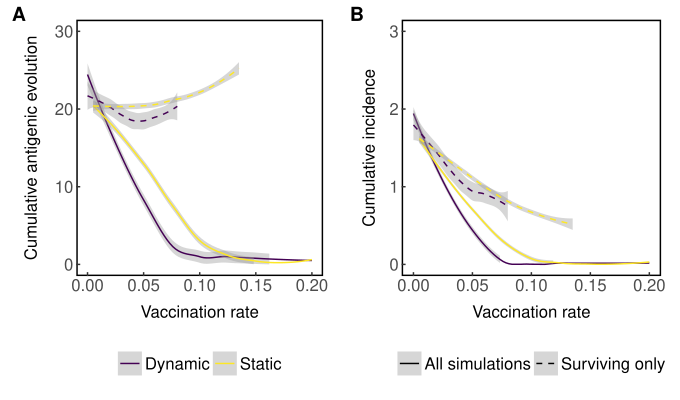

Write the R code that produced this figure.
library(RSQLite)
library(ggplot2)
library(sensitivity)
library(gridExtra)
library(grid)
library(scales)
library(viridis)
library(plyr)
library(cowplot)

textSize = 12
pointSize = 1.0
lineSize = 1
dynamicDir = '../../analysis/breadth_1_density/vaccine/'
staticDir = '../../analysis/static_density/vaccine/'
resultsDirs = c(dynamicDir,staticDir)

plot_themes  = 	theme_classic() +
				theme(axis.line = element_line(size=1)) +
				theme(axis.ticks = element_line(size=0.5)) +
				theme(axis.ticks.length = unit(-0.1,'cm')) +
				theme(axis.title.x=element_text(size=textSize)) + 
				theme(axis.text.x=element_text(size= textSize, margin=margin(5,5,5,5,'pt'))) + 
				theme(axis.title.y=element_text(size= textSize)) +
				theme(axis.text.y=element_text(size= textSize, margin=margin(5,5,5,5,'pt'))) +
				theme(plot.title=element_text(size=textSize+2)) +
				theme(plot.margin=unit(c(5,5,5,5),'mm')) +
				theme(legend.title=element_text(size=textSize)) +
				theme(legend.text=element_text(size=textSize)) +
				theme(legend.position ='bottom') +
				theme(legend.direction='horizontal') +
				theme(legend.margin = unit(0,'cm')) +
				theme(panel.border = element_rect(colour = "black", fill=NA, size=1)) +
				theme(axis.line = element_blank())

makePlot = function(summaryDF, fluDF, plotName){
	plot1 = ggplot(data = summaryDF, aes(x=vaccinationRate,y=meanDrift)) + 
				xlab('Vaccination rate') +
				ylab('Cumulative antigenic evolution') +
	      geom_smooth(aes(colour = sim), size=0.5) +
	      scale_color_viridis(discrete=TRUE) +
	      guides(colour= guide_legend('',title.position='top')) +
	      geom_smooth(data = fluDF, aes(colour=factor(sim), y=fluDrift), size=0.5, linetype = 'dashed', show_guide=FALSE) +
				theme(panel.border = element_rect(colour = "black", fill=NA, size=.2)) +
				theme(axis.ticks = element_line(size=.1)) +
	      ylim(c(0,30)) +
				plot_themes

	plot2 = ggplot(data = summaryDF, aes(x=vaccinationRate,y=meanInc)) + 
    	  xlab('Vaccination rate') +
    	  ylab('Cumulative incidence') +
    	  geom_smooth(aes(colour = sim), size=0.5) +
	      scale_color_viridis(discrete=TRUE, labels = c('All simulations', 'Surviving only')) +
	      guides(color = guide_legend('',title.position='top', override.aes = list(colour='black', linetype=c('solid','dashed')))) +
	      geom_smooth(data = fluDF, aes(colour=factor(sim), y=fluInc), size=0.5, linetype = 'dashed',  show_guide=FALSE) +
    	  theme(panel.border = element_rect(colour = "black", fill=NA, size=.2)) +
    	  theme(axis.ticks = element_line(size=.1))  +
	      ylim(c(0,3)) +
    	  plot_themes 
	
	plot = plot_grid(plot1, plot2, labels = c('A','B'), align = 'h', ncol = 2)
	print(plot)
	save_plot(paste(plotName,'.pdf',sep=''), plot, ncol=2, nrow = 1, base_aspect_ratio = 0.85)
}

for(dir in resultsDirs){
  resultsDb = paste(dir,'results.sqlite',sep='')
  comboDb = dbConnect(SQLite(), dbname = resultsDb)
  initExtension(comboDb)
  if(dir == resultsDirs[1]){
    vaccineDF = dbGetQuery(comboDb, 'SELECT * FROM pooled_results WHERE tmrcaLimit==0')
    vaccineDF$sim = 'Dynamic'
  }
  else{
    df2 = dbGetQuery(comboDb, 'SELECT * FROM pooled_results WHERE tmrcaLimit == 0')
    df2$sim = 'Static'
  }
}

vaccineDF = rbind(vaccineDF, df2)

baseLineFlux = vaccineDF$meanFluxRate[vaccineDF$vaccinationRate==0 & vaccineDF$fluLike==1]
vaccineDF$cumulativeIncidence = vaccineDF$cumulativeIncidence/50000000

vaccineDF$acceleration = vaccineDF$meanFluxRate - mean(baseLineFlux)

vaccineDF$vaccinationRate = vaccineDF$vaccinationRate*365

summaryDF = ddply(vaccineDF, .(vaccinationRate, vaccineImmuneBreadth, sim), summarise,
                  meanDrift = mean(cumulativeDrift),
                  meanInc = mean(cumulativeIncidence))

fluDF = ddply(vaccineDF[vaccineDF$fluLike==1,], .(vaccinationRate, vaccineImmuneBreadth,sim), summarise,
              fluDrift = mean(cumulativeDrift),
              fluInc = mean(cumulativeIncidence))


makePlot(summaryDF, fluDF, 'stat_dyn')

cor.test(vaccineDF$vaccinationRate, vaccineDF$cumulativeDrift, method = 'spearman')
cor.test(vaccineDF$vaccinationRate, vaccineDF$cumulativeIncidence, method = 'spearman')
wilcox.test(vaccineDF$cumulativeDrift[vaccineDF$sim=='Dynamic'], vaccineDF$cumulativeDrift[vaccineDF$sim=='Static'], alternative = 'less')
wilcox.test(vaccineDF$cumulativeIncidence[vaccineDF$sim=='Dynamic'], vaccineDF$cumulativeIncidence[vaccineDF$sim=='Static'], alternative = 'less')
